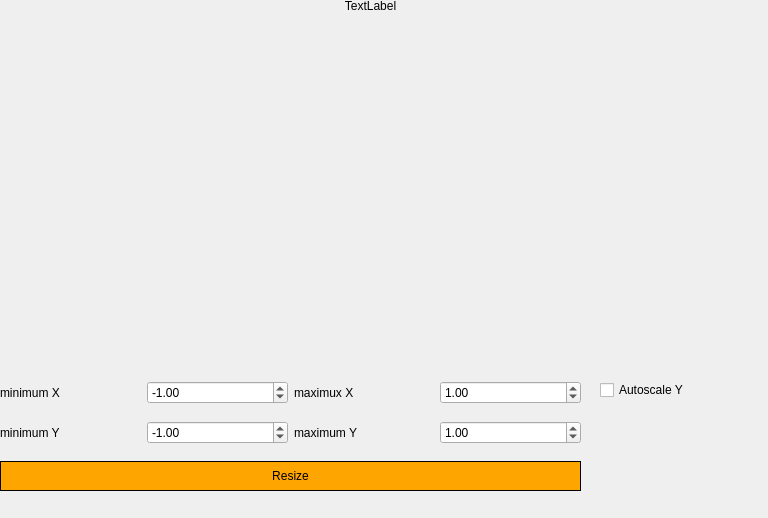
<?xml version="1.0" encoding="UTF-8"?>
<ui version="4.0">
 <class>s21_plot_print</class>
 <widget class="QDialog" name="s21_plot_print">
  <property name="geometry">
   <rect>
    <x>0</x>
    <y>0</y>
    <width>768</width>
    <height>518</height>
   </rect>
  </property>
  <property name="windowTitle">
   <string>Dialog</string>
  </property>
  <widget class="QWidget" name="layoutWidget">
   <property name="geometry">
    <rect>
     <x>0</x>
     <y>370</y>
     <width>581</width>
     <height>133</height>
    </rect>
   </property>
   <layout class="QVBoxLayout" name="verticalLayout">
    <item>
     <layout class="QHBoxLayout" name="horizontalLayout_3">
      <item>
       <widget class="QLabel" name="label_6">
        <property name="text">
         <string>minimum X</string>
        </property>
       </widget>
      </item>
      <item>
       <widget class="QDoubleSpinBox" name="doubleSpinBox_minX">
        <property name="minimum">
         <double>-1000000.000000000000000</double>
        </property>
        <property name="maximum">
         <double>1000000.000000000000000</double>
        </property>
        <property name="singleStep">
         <double>1.000000000000000</double>
        </property>
        <property name="value">
         <double>-1.000000000000000</double>
        </property>
       </widget>
      </item>
      <item>
       <widget class="QLabel" name="label_7">
        <property name="text">
         <string>maximux X</string>
        </property>
       </widget>
      </item>
      <item>
       <widget class="QDoubleSpinBox" name="doubleSpinBox_maxX">
        <property name="minimum">
         <double>-1000000.000000000000000</double>
        </property>
        <property name="maximum">
         <double>1000000.000000000000000</double>
        </property>
        <property name="value">
         <double>1.000000000000000</double>
        </property>
       </widget>
      </item>
     </layout>
    </item>
    <item>
     <layout class="QHBoxLayout" name="horizontalLayout">
      <item>
       <widget class="QLabel" name="label_2">
        <property name="text">
         <string>minimum Y</string>
        </property>
       </widget>
      </item>
      <item>
       <widget class="QDoubleSpinBox" name="doubleSpinBox_minY">
        <property name="minimum">
         <double>-1000000.000000000000000</double>
        </property>
        <property name="maximum">
         <double>1000000.000000000000000</double>
        </property>
        <property name="value">
         <double>-1.000000000000000</double>
        </property>
       </widget>
      </item>
      <item>
       <widget class="QLabel" name="label_3">
        <property name="text">
         <string>maximum Y</string>
        </property>
       </widget>
      </item>
      <item>
       <widget class="QDoubleSpinBox" name="doubleSpinBox_maxY">
        <property name="minimum">
         <double>-1000000.000000000000000</double>
        </property>
        <property name="maximum">
         <double>1000000.000000000000000</double>
        </property>
        <property name="value">
         <double>1.000000000000000</double>
        </property>
       </widget>
      </item>
     </layout>
    </item>
    <item>
     <widget class="QPushButton" name="pushButton_resize">
      <property name="minimumSize">
       <size>
        <width>0</width>
        <height>30</height>
       </size>
      </property>
      <property name="styleSheet">
       <string notr="true">QPushButton {
	border:  1px solid black;
	background-color: orange;
	color: black;
}
QPushButton:pressed {
	background-color: qlineargradient(x1:0, y1:0, x2:0, y2:1, stop:0 #dadbde, stop: 1 rgb(255, 138, 100));
}</string>
      </property>
      <property name="text">
       <string>Resize</string>
      </property>
     </widget>
    </item>
   </layout>
  </widget>
  <widget class="QCustomPlot" name="widget" native="true">
   <property name="geometry">
    <rect>
     <x>10</x>
     <y>0</y>
     <width>741</width>
     <height>361</height>
    </rect>
   </property>
   <property name="sizePolicy">
    <sizepolicy hsizetype="Expanding" vsizetype="Maximum">
     <horstretch>0</horstretch>
     <verstretch>0</verstretch>
    </sizepolicy>
   </property>
   <property name="maximumSize">
    <size>
     <width>16777215</width>
     <height>16777215</height>
    </size>
   </property>
   <widget class="QLabel" name="label">
    <property name="geometry">
     <rect>
      <x>290</x>
      <y>-10</y>
      <width>141</width>
      <height>31</height>
     </rect>
    </property>
    <property name="styleSheet">
     <string notr="true">QLabel {
	color: black;
}</string>
    </property>
    <property name="text">
     <string>TextLabel</string>
    </property>
    <property name="alignment">
     <set>Qt::AlignCenter</set>
    </property>
   </widget>
  </widget>
  <widget class="QCheckBox" name="checkBox_autoscale">
   <property name="geometry">
    <rect>
     <x>600</x>
     <y>380</y>
     <width>101</width>
     <height>20</height>
    </rect>
   </property>
   <property name="text">
    <string>Autoscale Y</string>
   </property>
  </widget>
 </widget>
 <customwidgets>
  <customwidget>
   <class>QCustomPlot</class>
   <extends>QWidget</extends>
   <header>qcustomplot.h</header>
   <container>1</container>
  </customwidget>
 </customwidgets>
 <resources/>
 <connections/>
</ui>
